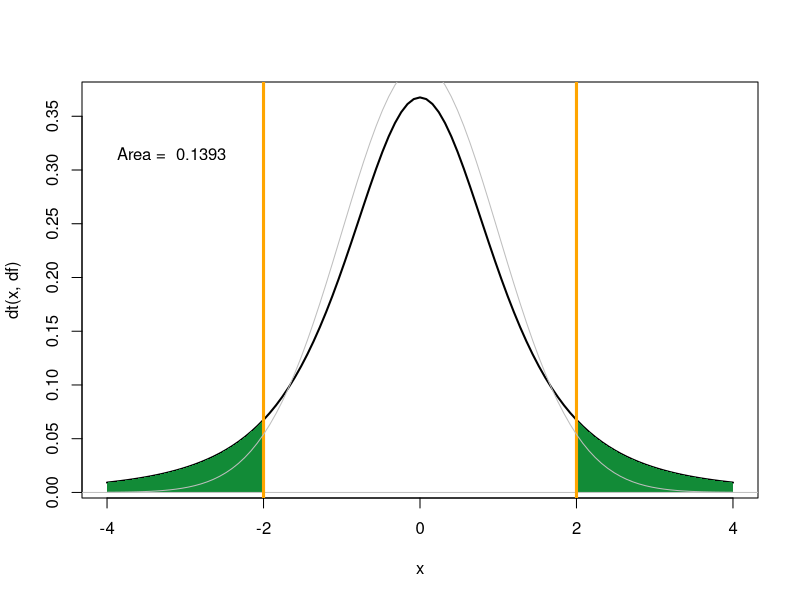
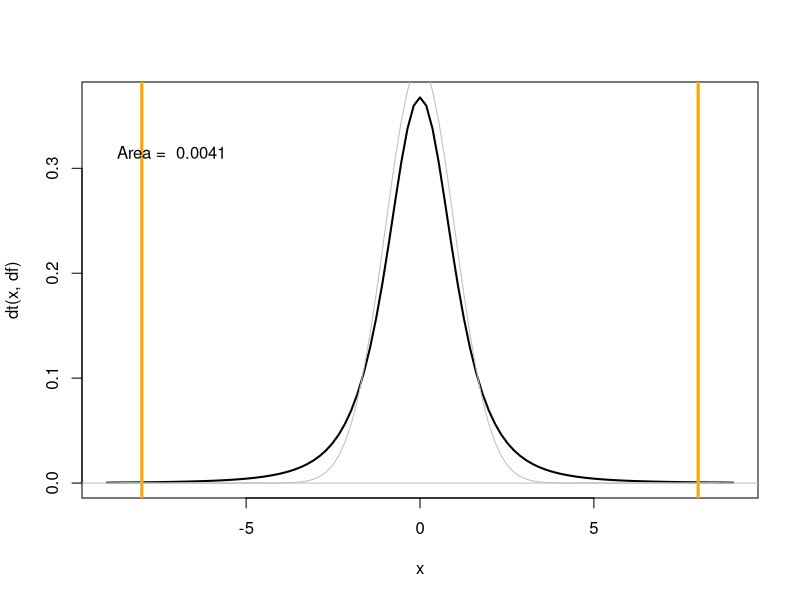
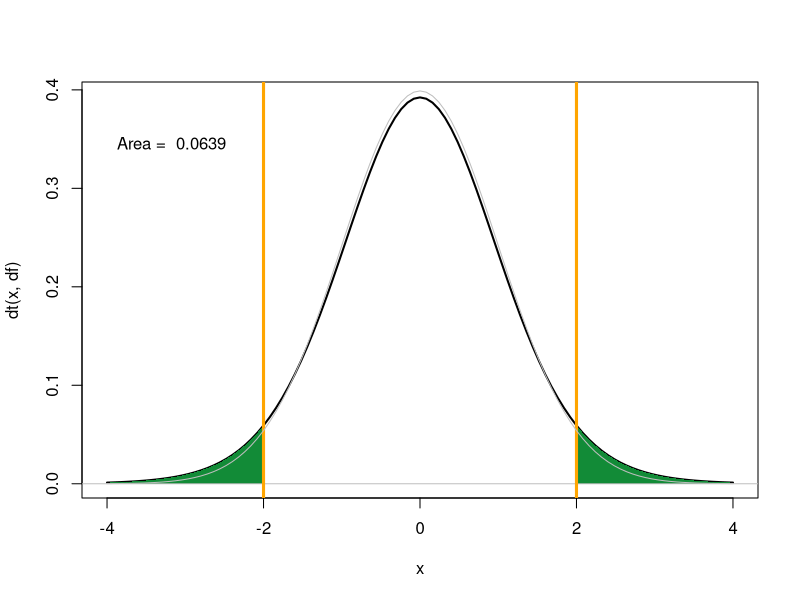

Recreate these plots in R, in order.
# Set up the function:
tprob <- function(t=1, df=3, show.normal=TRUE, xlim=c(-4,4)){
  curve(dt(x, df), from=xlim[1], to=xlim[2], lwd=2)
  xlo = seq(xlim[1], -abs(t), length.out=100)
  xhi = seq(abs(t), xlim[2], length.out=100)
  polygon(c(xlo[1],xlo,xlo[100]), c(0,dt(xlo,df),0), col="#128b37", border=NA)
  polygon(c(xhi[1],xhi,xhi[100]), c(0,dt(xhi,df),0), col="#128b37", border=NA)  
  abline(h=0, v=c(-abs(t),abs(t)), col=c("gray","orange","orange"), lwd=c(1,3,3))
  text(xlo[1], dt(.5,df), paste("Area = ", round(pt(-abs(t), df)*2,4)), pos=4)
  if(show.normal){
    curve(dnorm(x), add=TRUE, col="gray")
  }
}

# Use the function
tprob(t=-2)
tprob(t=-8, xlim=c(-9,9))
tprob(t=-2, df=15)
